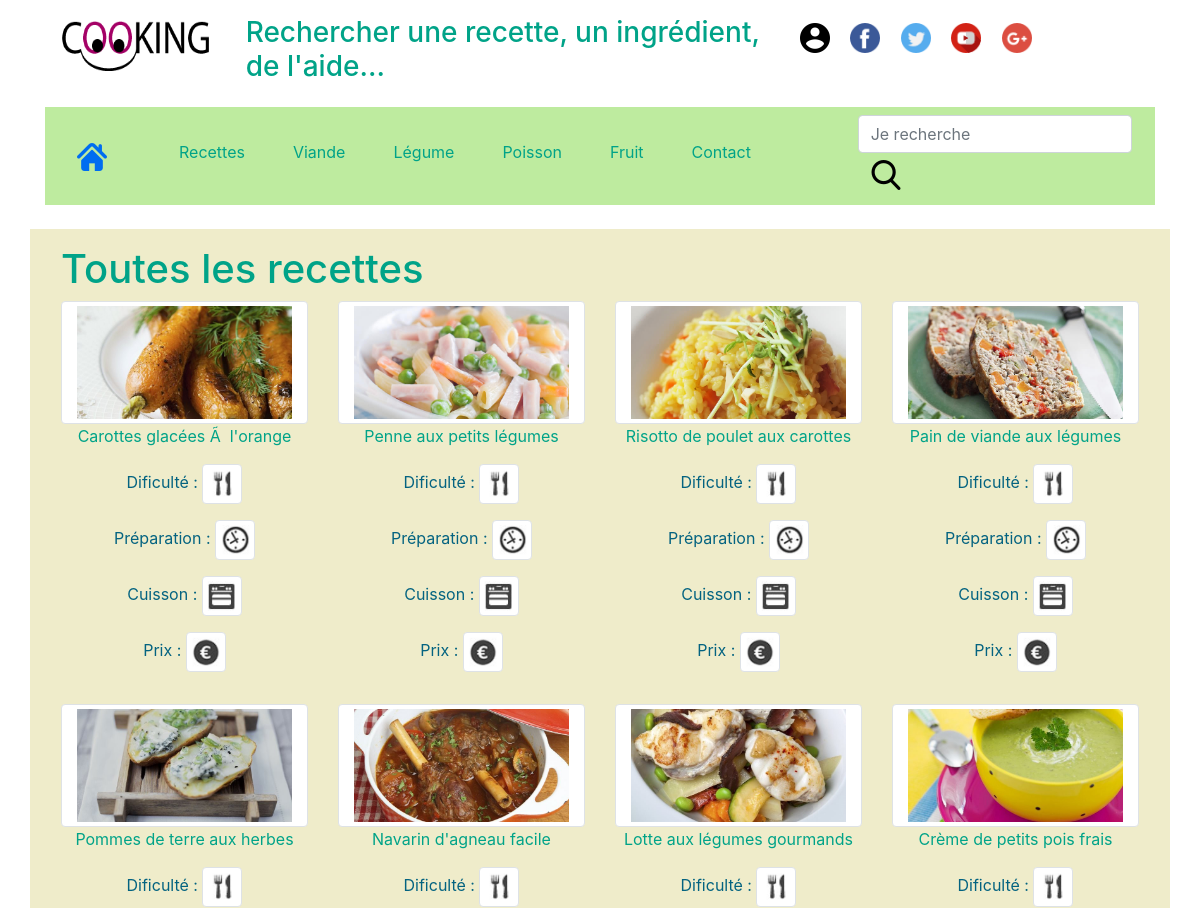
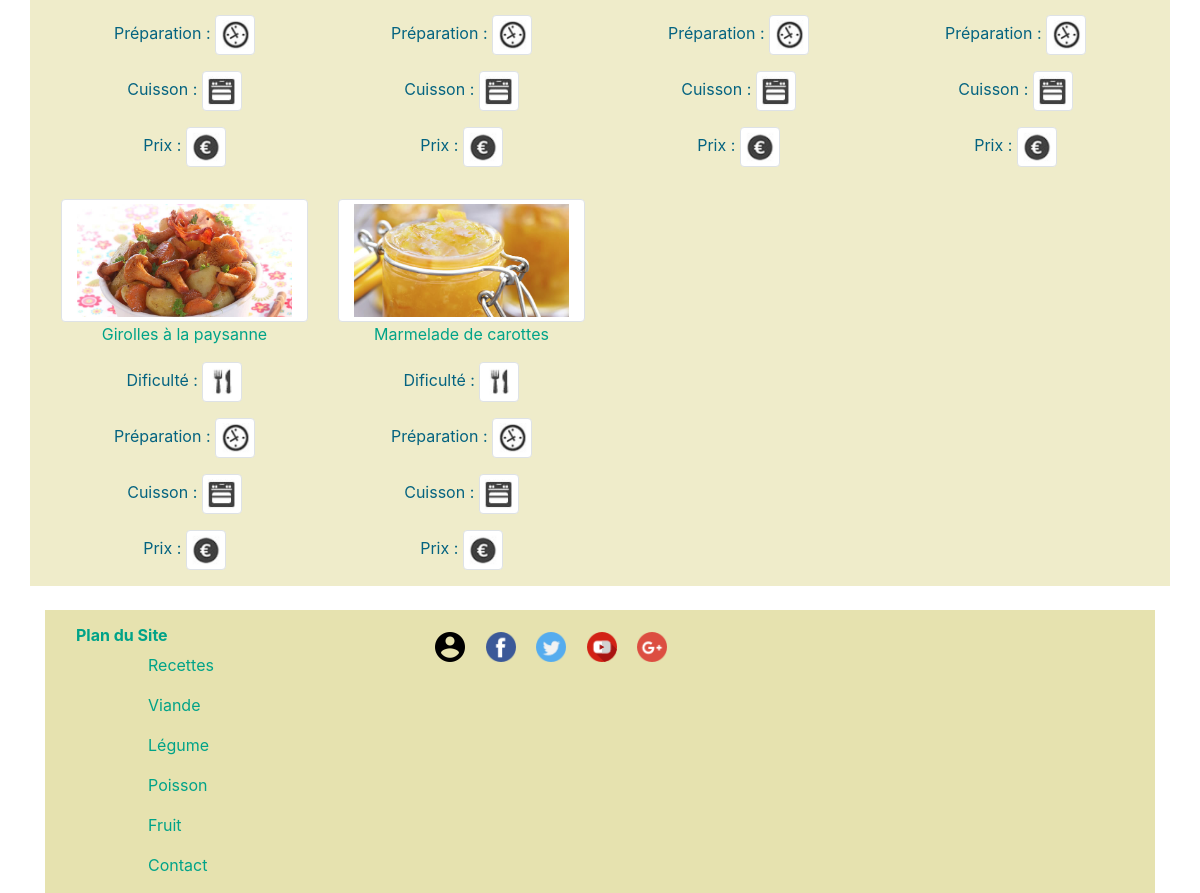
Page /recettes.php on the committed database (2 pictures, top to bottom).
### tables this page shows
CREATE TABLE IF NOT EXISTS `recettes` (
  `idRecette` int(11) NOT NULL AUTO_INCREMENT,
  `titre` varchar(250) DEFAULT NULL,
  `chapo` text,
  `img` varchar(50) DEFAULT NULL,
  `preparation` text,
  `ingredient` text,
  `membre` int(11) DEFAULT NULL,
  `couleur` varchar(30) DEFAULT NULL,
  `dateCrea` timestamp NOT NULL DEFAULT CURRENT_TIMESTAMP ON UPDATE CURRENT_TIMESTAMP,
  `categorie` int(11) DEFAULT NULL,
  `tempsCuisson` varchar(50) DEFAULT NULL,
  `tempsPreparation` varchar(50) DEFAULT NULL,
  `difficulte` varchar(50) DEFAULT NULL,
  `prix` varchar(50) DEFAULT NULL,
  PRIMARY KEY (`idRecette`)
);

### recettes.php (the view, shortened to what this page needs)
<?php
include 'header.php';
?>
    <br>
    <div class="container">
    <div style='background-color : #EFECCA;' class="row">
    <h1 class='col-12'>Toutes les recettes</h1>
        <div class="col-lg-3 col-sm-6 text-center">
                <?php
                include 'auth.php';
                include 'function.php';
                $result = $pdo->query("SELECT * FROM recettes WHERE idRecette='2'");
                $recette = $result->fetch(PDO::FETCH_ASSOC);
                $image = "photos/recettes/".$recette['img'];
                echo "<a href='recette-detail.php?idRecette=2'>";
                echo "<img class='rounded img-thumbnail col-12' src=".$image;
                ?>
                <?php echo '<p>'.$recette['titre'].'</p>';
                echo '</a>';
                ?>
                <?php
                echo "<div class='col-12'>".difficulteRecette();?>
                <?php echo tempsPreparation();?>
                <?php echo tempsCuisson();
                echo prix()."</div>";?>
        </div>
        <div class="col-lg-3 col-sm-6 text-center">
                <?php
                $result = $pdo->query("SELECT * FROM recettes WHERE idRecette='3'");
                $recette = $result->fetch(PDO::FETCH_ASSOC);
                $image = "photos/recettes/".$recette['img'];
                echo "<a href='recette-detail.php?idRecette=3'>";
                echo "<img class='rounded img-thumbnail col-12' src=".$image;
                ?>
                <?php echo '<p>'.$recette['titre'].'</p>';
                echo '</a>';
                ?>
                <?php
                echo "<div class='col-12'>".difficulteRecette();?>
                <?php echo tempsPreparation();?>
                <?php echo tempsCuisson();
                echo prix()."</div>";?>
        </div>
        <div class="col-lg-3 col-sm-6 text-center">
                <?php
                $result = $pdo->query("SELECT * FROM recettes WHERE idRecette='4'");
                $recette = $result->fetch(PDO::FETCH_ASSOC);
                $image = "photos/recettes/".$recette['img'];
                echo "<a href='recette-detail.php?idRecette=4'>";
                echo "<img class='rounded img-thumbnail col-12' src=".$image;
                ?>
                <?php echo '<p>'.$recette['titre'].'</p>';
                echo '</a>';
                ?>
                <?php
                echo "<div class='col-12'>".difficulteRecette();?>
                <?php echo tempsPreparation();?>
                <?php echo tempsCuisson();
                echo prix()."</div>";?>
        </div>
        <div class="col-lg-3 col-sm-6 text-center">
                <?php
                $result = $pdo->query("SELECT * FROM recettes WHERE idRecette='5'");
                $recette = $result->fetch(PDO::FETCH_ASSOC);
                $image = "photos/recettes/".$recette['img'];
                echo "<a href='recette-detail.php?idRecette=5'>";
                echo "<img class='rounded img-thumbnail col-12' src=".$image;
                ?>
                <?php echo '<p>'.$recette['titre'].'</p>';
                echo '</a>';
                ?>
                <?php
                echo "<div class='col-12'>".difficulteRecette();?>
                <?php echo tempsPreparation();?>
                <?php echo tempsCuisson();
                echo prix()."</div>";?>
        </div>
</div>
        <div style='background-color : #EFECCA;' class="row">
        <div class="col-lg-3 col-sm-6 text-center">
                <?php
                $result = $pdo->query("SELECT * FROM recettes WHERE idRecette='6'");
                $recette = $result->fetch(PDO::FETCH_ASSOC);
                $image = "photos/recettes/".$recette['img'];
                echo "<a href='recette-detail.php?idRecette=6'>";
                echo "<img class='rounded img-thumbnail col-12' src=".$image;
                ?>
                <?php echo '<p>'.$recette['titre'].'</p>';
                echo '</a>';
                ?>
                <?php
                echo "<div class='col-12'>".difficulteRecette();?>
                <?php echo tempsPreparation();?>
                <?php echo tempsCuisson();
                echo prix()."</div>";?>
        </div>
        <div class="col-lg-3 col-sm-6 text-center">
                <?php
                $result = $pdo->query("SELECT * FROM recettes WHERE idRecette='7'");
                $recette = $result->fetch(PDO::FETCH_ASSOC);
                $image = "photos/recettes/".$recette['img'];
                echo "<a href='recette-detail.php?idRecette=7'>";
                echo "<img class='rounded img-thumbnail col-12' src=".$image;
                ?>
                <?php echo '<p>'.$recette['titre'].'</p>';
                echo '</a>';
                ?>
                <?php
                echo "<div class='col-12'>".difficulteRecette();?>
                <?php echo tempsPreparation();?>
                <?php echo tempsCuisson();
                echo prix()."</div>";?>
        </div>
        <div class="col-lg-3 col-sm-6 text-center">
                <?php
                $result = $pdo->query("SELECT * FROM recettes WHERE idRecette='8'");
                $recette = $result->fetch(PDO::FETCH_ASSOC);
                $image = "photos/recettes/".$recette['img'];
                echo "<a href='recette-detail.php?idRecette=8'>";
                echo "<img class='rounded img-thumbnail col-12' src=".$image;
                ?>
                <?php echo '<p>'.$recette['titre'].'</p>';
                echo '</a>';
                ?>
                <?php
                echo "<div class='col-12'>".difficulteRecette();?>
                <?php echo tempsPreparation();?>
                <?php echo tempsCuisson();
                echo prix()."</div>";?>
        </div>
        <div class="col-lg-3 col-sm-6 text-center">
                <?php
                $result = $pdo->query("SELECT * FROM recettes WHERE idRecette='9'");
                $recette = $result->fetch(PDO::FETCH_ASSOC);
                $image = "photos/recettes/".$recette['img'];
                echo "<a href='recette-detail.php?idRecette=9'>";
                echo "<img class='rounded img-thumbnail col-12' src=".$image;
                ?>
                <?php echo '<p>'.$recette['titre'].'</p>';
                echo '</a>';
                ?>
                <?php
                echo "<div class='col-12'>".difficulteRecette();?>
                <?php echo tempsPreparation();?>
                <?php echo tempsCuisson();
                echo prix()."</div>";?>
        </div>
    </div>
    <div style='background-color : #EFECCA;' class="row">
        <div class="col-lg-3 col-sm-6 text-center">
        <?php
                $result = $pdo->query("SELECT * FROM recettes WHERE idRecette='10'");
                $recette = $result->fetch(PDO::FETCH_ASSOC);
                $image = "photos/recettes/".$recette['img'];
                echo "<a href='recette-detail.php?idRecette=10'>";
                echo "<img class='rounded img-thumbnail col-12' src=".$image;
                ?>
                <?php echo '<p>'.$recette['titre'].'</p>';
                echo '</a>';
                ?>
                <?php
                echo "<div class='col-12'>".difficulteRecette();?>
                <?php echo tempsPreparation();?>
                <?php echo tempsCuisson();
                echo prix()."</div>";?>
        </div>
        <div class="col-lg-3 col-sm-6 text-center">
        <?php
                $result = $pdo->query("SELECT * FROM recettes WHERE idRecette='11'");
                $recette = $result->fetch(PDO::FETCH_ASSOC);
                $image = "photos/recettes/".$recette['img'];
                echo "<a href='recette-detail.php?idRecette=11'>";
                echo "<img class='rounded img-thumbnail col-12' src=".$image;
                ?>
                <?php echo '<p>'.$recette['titre'].'</p>';
                echo '</a>';
                ?>
                <?php
                echo "<div class='col-12'>".difficulteRecette();?>
                <?php echo tempsPreparation();?>
                <?php echo tempsCuisson();
                echo prix()."</div>";?>
        </div>
</div>
<?php
include 'footer.php';
?>

### style.css (style rules this page uses)
.row, .rowrecette { padding-top: 1em; padding-left: 1em; padding-right: 1em; }
a { color: #00A388; text-decoration: none; }
h6, h2, h1, h3, ul { color: #00A388; }

### rows in the picture
recettes: img (picture), titre "Carottes glacées Ã l'orange"
recettes: img (picture), titre "Penne aux petits légumes"
recettes: img (picture), titre "Risotto de poulet aux carottes"
recettes: img (picture), titre "Pain de viande aux légumes"
recettes: img (picture), titre "Pommes de terre aux herbes"
recettes: img (picture), titre "Navarin d'agneau facile"
recettes: img (picture), titre "Lotte aux légumes gourmands"
recettes: img (picture), titre "Crème de petits pois frais"
recettes: img (picture), titre "Girolles à la paysanne"
recettes: img (picture), titre "Marmelade de carottes"
